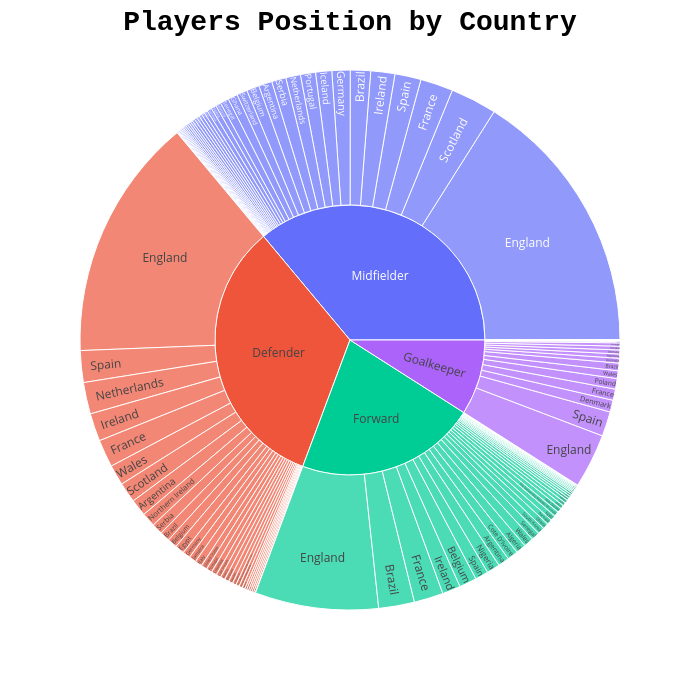

Notebook source saved alongside this figure:
### Code cell
import plotly.express as px

df = data

fig = px.sunburst(
    df,
    path=['Position', 'Nationality'],
    values='Appearances'
)

# update layout
fig.update_layout(
    title={
        'text': '<b>Players Position by Country</b>',
        'x': 0.5,
        'xanchor': 'center',
        'font': {
            'color': 'black',
            'size': 28,
            'family': 'Courier New'
        }
    },
    width=700,
    height=700,
    showlegend=False
)

fig.show()

### Figure 1 — Plotly figure (JSON) as saved in the notebook; plotly's stock layout.template omitted (floating-point values rounded to 4 significant figures; data arrays with more than 128 entries replaced by an {"elided": "..."} marker saying what was removed)
{"data": [{"branchvalues": "total", "domain": {"x": [0, 1], "y": [0, 1]}, "hovertemplate": "labels=%{label}<br>Appearances=%{value}<br>parent=%{parent}<br>id=%{id}<extra></extra>", "ids": {"elided": "138 str values"}, "labels": {"elided": "138 str values"}, "name": "", "parents": {"elided": "138 str values"}, "type": "sunburst", "values": {"elided": "138 float values"}}], "layout": {"height": 700, "legend": {"tracegroupgap": 0}, "margin": {"t": 60}, "showlegend": false, "title": {"font": {"color": "black", "family": "Courier New", "size": 28}, "text": "<b>Players Position by Country</b>", "x": 0.5, "xanchor": "center"}, "width": 700}}
